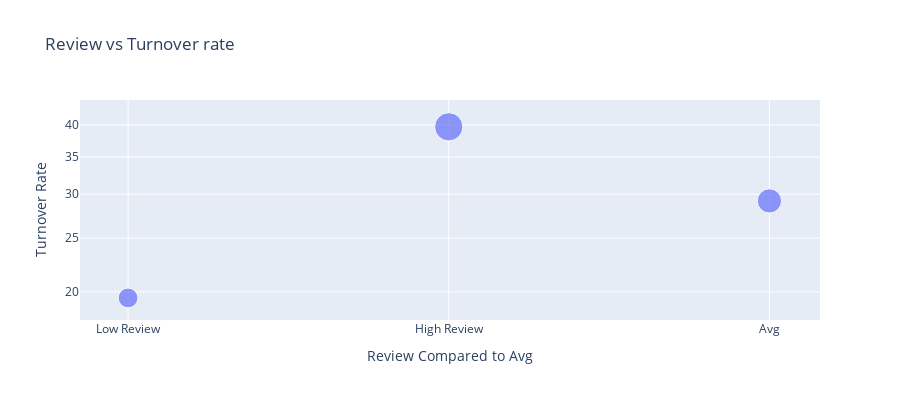

This figure's notebook cell:
### Code cell
px.scatter(df_rev_satis_graph, y="Turnover Rate", x="Review Compared to Avg", size="Turnover Rate", height=400, log_y=True,title='Review vs Turnover rate')

### Figure 1 — Plotly figure (JSON) as saved in the notebook; plotly's stock layout.template omitted (floating-point values rounded to 4 significant figures)
{"data": [{"hovertemplate": "Review Compared to Avg=%{x}<br>Turnover Rate=%{marker.size}<extra></extra>", "legendgroup": "", "marker": {"color": "#636efa", "size": [19.5, 39.7, 29.18], "sizemode": "area", "sizeref": 0.09925, "symbol": "circle"}, "mode": "markers", "name": "", "orientation": "v", "showlegend": false, "type": "scatter", "x": ["Low Review", "High Review", "Avg"], "xaxis": "x", "y": [19.5, 39.7, 29.18], "yaxis": "y"}], "layout": {"height": 400, "legend": {"itemsizing": "constant", "tracegroupgap": 0}, "title": {"text": "Review vs Turnover rate"}, "xaxis": {"anchor": "y", "domain": [0, 1], "title": {"text": "Review Compared to Avg"}}, "yaxis": {"anchor": "x", "domain": [0, 1], "title": {"text": "Turnover Rate"}, "type": "log"}}}
